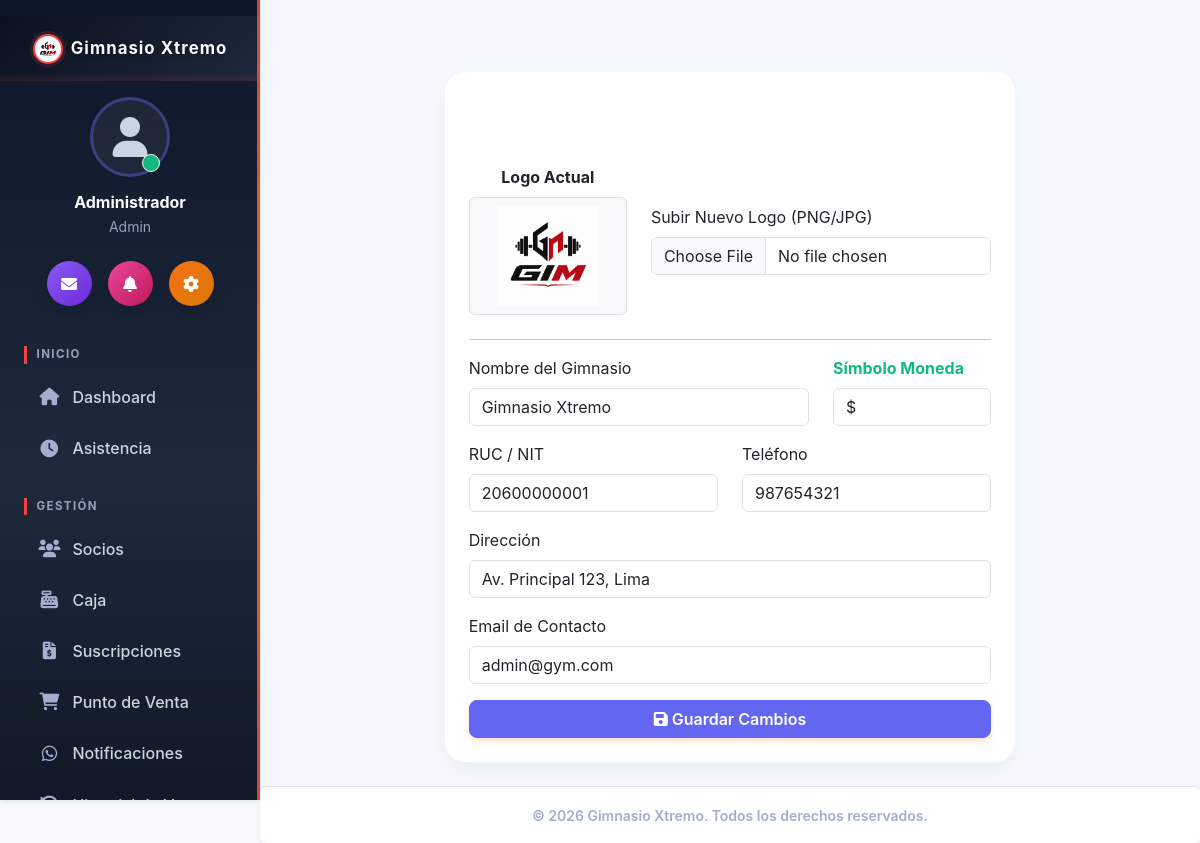
/configuracion/index (signed in), run on the app's committed database.
### tables this page shows
CREATE TABLE IF NOT EXISTS `configuracion` (
  `id` int NOT NULL,
  `nombre_sistema` varchar(100) DEFAULT NULL,
  `ruc` varchar(20) DEFAULT NULL,
  `razon_social` varchar(255) DEFAULT NULL,
  `nombre_comercial` varchar(255) DEFAULT NULL,
  `direccion` varchar(255) DEFAULT NULL,
  `ubigeo` varchar(6) DEFAULT '150101',
  `departamento` varchar(60) DEFAULT 'LIMA',
  `provincia` varchar(60) DEFAULT 'LIMA',
  `distrito` varchar(60) DEFAULT 'LIMA',
  `urbanizacion` varchar(120) DEFAULT NULL,
  `codigo_pais` varchar(2) DEFAULT 'PE',
  `telefono` varchar(20) DEFAULT NULL,
  `email` varchar(100) DEFAULT NULL,
  `logo` varchar(255) DEFAULT NULL,
  `moneda` varchar(10) DEFAULT '$',
  `sunat_ambiente` enum('beta','produccion') DEFAULT 'beta',
  `sunat_usuario_sol` varchar(50) DEFAULT NULL,
  `sunat_clave_sol` varchar(255) DEFAULT NULL,
  `sunat_certificado` varchar(255) DEFAULT NULL,
  `sunat_cert_clave` varchar(255) DEFAULT NULL,
  `igv_tasa` decimal(5,2) DEFAULT '18.00',
  `incluye_igv` tinyint(1) DEFAULT '1' COMMENT '1 = los precios mostrados YA incluyen IGV',
  `sri_ambiente` enum('1','2') DEFAULT '1' COMMENT '1=Pruebas, 2=Produccion',
  `sri_establecimiento` varchar(3) DEFAULT '001',
  `sri_punto_emision` varchar(3) DEFAULT '001',
  `sri_certificado_p12` varchar(255) DEFAULT NULL,
  `sri_certificado_clave` varchar(255) DEFAULT NULL,
  `iva_tasa` decimal(5,2) DEFAULT '15.00',
  `incluye_iva` tinyint(1) DEFAULT '1' COMMENT '1 = los precios mostrados YA incluyen IVA',
  PRIMARY KEY (`id`)
);

### app/controllers/ConfiguracionController.php (called while the page is built, shortened)
<?php
require_once '../app/models/Configuracion.php';
class ConfiguracionController {
    public function index() {
        $configModel = new Configuracion();
        $datos = $configModel->obtenerDatos();
        require_once '../app/views/configuracion/index.php';
    }
}

### app/models/Configuracion.php (called while the page is built, shortened)
<?php
class Configuracion {
    private $conn;
    private $table_name = "configuracion";
    public function __construct() {
        $database = new Database();
        $this->conn = $database->getConnection();
    }
    public function obtenerDatos() {
        $query = "SELECT * FROM " . $this->table_name . " WHERE id = 1 LIMIT 1";
        $stmt = $this->conn->prepare($query);
        $stmt->execute();
        return $stmt->fetch(PDO::FETCH_ASSOC);
    }
    public static function getInfo() {
        $database = new Database();
        $conn = $database->getConnection();
        $query = "SELECT * FROM configuracion WHERE id = 1 LIMIT 1";
        $stmt = $conn->prepare($query);
        $stmt->execute();
        return $stmt->fetch(PDO::FETCH_ASSOC);
    }
}

### app/config/Database.php (called while the page is built, shortened)
<?php
class Database {
    private $host = 'localhost';
    private $db_name = 'ec_gym_system';
    private $username = 'root';
    private $password = '';
    public function getConnection() {
        $this->conn = null;
        try {
            $this->conn = new PDO("mysql:host=" . $this->host . ";dbname=" . $this->db_name, $this->username, $this->password);
            $this->conn->exec("set names utf8");
            $this->conn->setAttribute(PDO::ATTR_ERRMODE, PDO::ERRMODE_EXCEPTION);
        } catch(PDOException $exception) {
            echo "Error de conexión: " . $exception->getMessage();
        }
        return $this->conn;
    }
}

### app/views/configuracion/index.php (the view, shortened to what this page needs)
<!DOCTYPE html>
<html lang="es">
<head>
    <link href="https://cdn.jsdelivr.net/npm/bootstrap@5.3.0/dist/css/bootstrap.min.css" rel="stylesheet">
    <link rel="stylesheet" href="https://cdnjs.cloudflare.com/ajax/libs/font-awesome/6.0.0/css/all.min.css">
</head>
<body class="bg-light">
    <?php require_once '../app/views/inc/navbar.php'; ?>
    <div class="container mt-5">
        <div class="row justify-content-center">
            <div class="col-md-8">
                <div class="card shadow">
                    <div class="card-header bg-dark text-white">
                        <h4><i class="fas fa-cogs"></i> Datos de la Empresa</h4>
                    </div>
                    <div class="card-body">
                        <form action="/configuracion/actualizar" method="POST" enctype="multipart/form-data">
                            <div class="row mb-4 align-items-center">
                                <div class="col-md-4 text-center">
                                    <label class="fw-bold mb-2">Logo Actual</label>
                                    <div class="border p-2 bg-light rounded">
                                        <?php if(!empty($datos['logo'])): ?>
                                            <img src="/img/<?= $datos['logo'] ?>?v=<?= time() ?>" class="img-fluid" style="max-height: 100px;">
                                        <?php else: ?>
                                            <p class="text-muted small py-3">Sin Logo</p>
                                        <?php endif; ?>
                                    </div>
                                </div>
                                <div class="col-md-8">
                                    <label class="form-label">Subir Nuevo Logo (PNG/JPG)</label>
                                    <input type="file" class="form-control" name="logo" accept="image/*">
                                </div>
                            </div>
                            <hr>
                            <div class="row">
                                <div class="col-md-8 mb-3">
                                    <label class="form-label">Nombre del Gimnasio</label>
                                    <input type="text" class="form-control" name="nombre" value="<?= $datos['nombre_sistema'] ?>" required>
                                </div>
                                <div class="col-md-4 mb-3">
                                    <label class="form-label fw-bold text-success">Símbolo Moneda</label>
                                    <input type="text" class="form-control" name="moneda" value="<?= $datos['moneda'] ?>" placeholder="Ej: $, S/, €" required>
                                </div>
                            </div>
                            <div class="row">
                                <div class="col-md-6 mb-3">
                                    <label class="form-label">RUC / NIT</label>
                                    <input type="text" class="form-control" name="ruc" value="<?= $datos['ruc'] ?>" required>
                                </div>
                                <div class="col-md-6 mb-3">
                                    <label class="form-label">Teléfono</label>
                                    <input type="text" class="form-control" name="telefono" value="<?= $datos['telefono'] ?>">
                                </div>
                            </div>
                            <div class="mb-3">
                                <label class="form-label">Dirección</label>
                                <input type="text" class="form-control" name="direccion" value="<?= $datos['direccion'] ?>">
                            </div>
                            <div class="mb-3">
                                <label class="form-label">Email de Contacto</label>
                                <input type="text" class="form-control" name="email" value="<?= $datos['email'] ?>">
                            </div>
                            <div class="d-grid">
                                <button type="submit" class="btn btn-primary"><i class="fas fa-save"></i> Guardar Cambios</button>
                            </div>
                        </form>
                    </div>
                </div>
            </div>
        </div>
    </div>
    <?php require_once '../app/views/inc/footer.php'; ?>
</body>
</html>

### app/views/inc/navbar.php (shortened to what this page needs)
<?php
require_once __DIR__ . '/../../models/Configuracion.php';
$config = Configuracion::getInfo();
$_rolActual = $_SESSION['user_rol'] ?? '';
$current_uri = $_SERVER['REQUEST_URI'] ?? '';
$is_active = function($path) use ($current_uri) {
    if ($path === '/home/index') {
        return ($current_uri === '/' || strpos($current_uri, '/home') === 0) ? 'active' : '';
    }
    return strpos($current_uri, $path) === 0 ? 'active' : '';
};
?>
<link rel="stylesheet" href="/css/gym-theme.css?v=<?= time() ?>">
<div class="d-flex" id="wrapper">
    <div class="shadow-sm" id="sidebar-wrapper">
        <div class="sidebar-heading p-4 d-flex align-items-center justify-content-center">
            <?php if(!empty($config['logo'])): ?>
                <img src="/img/<?= $config['logo'] ?>?v=<?= time() ?>"
                     alt="Logo" width="30" height="30"
                     class="d-inline-block align-text-top rounded-circle me-2">
            <?php endif; ?>
            <span class="fs-5 fw-bold text-dark tracking-wider"><?= $config['nombre_sistema'] ?></span>
        </div>
        <div class="text-center mt-3 mb-4 px-4">
            <div class="position-relative d-inline-block mb-3">
                <div class="bg-light rounded-circle shadow-sm d-flex align-items-center justify-content-center mx-auto" style="width: 80px; height: 80px; border: 3px solid #E0E7FF;">
                    <i class="fas fa-user text-muted" style="font-size: 2.5rem;"></i>
                </div>
                <span class="position-absolute bottom-0 end-0 p-2 bg-success border border-light rounded-circle" style="transform: translate(-10px, -5px);"></span>
            </div>
            <h6 class="fw-bold text-dark mb-1"><?= $_SESSION['user_name'] ?? 'Usuario' ?></h6>
            <p class="text-muted small mb-0"><?= ucfirst($_SESSION['user_rol'] ?? 'Invitado') ?></p>
        </div>
        <div class="d-flex justify-content-center gap-3 mb-4 px-3">
            <a href="/notificaciones/index" class="btn btn-primary rounded-circle shadow p-0 d-flex align-items-center justify-content-center" style="width: 45px; height: 45px; background: linear-gradient(135deg, #8B5CF6, #6D28D9); border:none;">
                <i class="fas fa-envelope text-white"></i>
            </a>
            <a href="/asistencia/index" class="btn rounded-circle shadow p-0 d-flex align-items-center justify-content-center" style="width: 45px; height: 45px; background: linear-gradient(135deg, #EC4899, #BE185D); border:none;">
                <i class="fas fa-bell text-white"></i>
            </a>
            <a href="/configuracion/index" class="btn rounded-circle shadow p-0 d-flex align-items-center justify-content-center" style="width: 45px; height: 45px; background: linear-gradient(135deg, #F97316, #D97706); border:none;">
                <i class="fas fa-cog text-white"></i>
            </a>
        </div>
        <div id="sidebar-nav-scroll">
            <div class="list-group list-group-flush mt-2 px-2">
                <p class="text-dark fw-bold ms-3 mt-2 mb-2 fs-6">Inicio</p>
                <a class="list-group-item list-group-item-action rounded mb-1 <?= $is_active('/home') ?>" href="/home/index">
                    <i class="fas fa-home w-20px text-center"></i> Dashboard
                </a>
                <a class="list-group-item list-group-item-action rounded mb-1 <?= $is_active('/asistencia') ?>" href="/asistencia/index">
                    <i class="fas fa-clock w-20px text-center"></i> Asistencia
                </a>
                <p class="text-dark fw-bold ms-3 mt-4 mb-2 fs-6">Gestión</p>
                <a class="list-group-item list-group-item-action rounded mb-1 <?= $is_active('/socios') ?>" href="/socios/index">
                    <i class="fas fa-users w-20px text-center"></i> Socios
                </a>
                <?php if($_rolActual === 'admin' || $_rolActual === 'recepcionista'): ?>
                    <a class="list-group-item list-group-item-action rounded mb-1 <?= $is_active('/caja') ?>" href="/caja/index">
                        <i class="fas fa-cash-register w-20px text-center"></i> Caja
                    </a>
                    <a class="list-group-item list-group-item-action rounded mb-1 <?= $is_active('/suscripciones') ?>" href="/suscripciones/index">
                        <i class="fas fa-file-invoice-dollar w-20px text-center"></i> Suscripciones
                    </a>
                    <a class="list-group-item list-group-item-action rounded mb-1 <?= $is_active('/pos') ?>" href="/pos/index">
                        <i class="fas fa-shopping-cart w-20px text-center"></i> Punto de Venta
                    </a>
                    <a class="list-group-item list-group-item-action rounded mb-1 <?= $is_active('/notificaciones') ?>" href="/notificaciones/index">
                        <i class="fab fa-whatsapp w-20px text-center"></i> Notificaciones
                    </a>
                    <a class="list-group-item list-group-item-action rounded mb-1 <?= $is_active('/pos/historial') ?>" href="/pos/historial">
                        <i class="fas fa-history w-20px text-center"></i> Historial de Ventas
                    </a>
                <?php endif; ?>
            </div>
        </div>
    </div>
    <div id="page-content-wrapper" class="d-flex flex-column" style="min-height: 100vh; background-color: var(--gym-bg-light);">
        <div class="container-fluid p-4 flex-grow-1">

### app/views/inc/footer.php (shortened to what this page needs)
        </div>
        <footer class="bg-white border-top text-center py-3 mt-auto shadow-sm text-secondary rounded">
            <small class="fw-semibold">&copy; <?= date('Y') ?> <?= $config['nombre_sistema'] ?>. Todos los derechos reservados.</small>
        </footer>
    </div>
</div>
</body>
</html>

### public/css/gym-theme.css (style rules this page uses)
:root { --gym-primary: #6366F1; --gym-primary-hover: #4F46E5; --gym-primary-light: #E0E7FF; --gym-secondary: #3B82F6; --gym-success: #10B981; --gym-warning: #F59E0B; --gym-danger: #EF4444; --gym-info: #0EA5E9; --gym-dark: #2B3674; --gym-darker: #1A2035; --gym-gray-800: #1F2937; --gym-gray-700: #374151; --gym-gray-600: #4B5563; --gym-bg-light: #F4F7FE; --gym-bg-white: #FFFFFF; --gym-text-dark: #2B3674; --gym-text-muted: #A3AED0; --gym-text-light: #FFFFFF; --grad-purple: linear-gradient(to right, #8B5CF6, #6D28D9); --grad-pink: linear-gradient(to right, #EC4899, #BE185D); --grad-orange: linear-gradient(to right, #F97316, #D97706); --grad-teal: linear-gradient(to right, #14B8A6, #0D9488); --shadow-soft: 0 10px 20px rgba(0,0,0,0.03); }
body { background-color: var(--gym-bg-light) !important; font-family: 'Inter', 'Segoe UI', Roboto, 'Helvetica Neue', Arial, sans-serif; color: var(--gym-text-dark); }
.bg-success { background-color: var(--gym-success) !important; }
.bg-dark { background-color: var(--gym-dark) !important; }
.text-secondary { color: var(--gym-text-muted) !important; }
.text-success { color: var(--gym-success) !important; }
.text-dark { color: var(--gym-text-dark) !important; }
.btn-primary { background-color: var(--gym-primary) !important; border-color: var(--gym-primary) !important; color: var(--gym-text-light) !important; box-shadow: 0 4px 6px -1px rgba(249, 115, 22, 0.2), 0 2px 4px -1px rgba(249, 115, 22, 0.1); }
.btn { font-weight: 600; border-radius: 8px; transition: all 0.2s ease-in-out; }
.card { border: none !important; border-radius: 20px !important; box-shadow: var(--shadow-soft) !important; background-color: var(--gym-bg-white); transition: transform 0.2s ease, box-shadow 0.2s ease; }
.card-header { background-color: transparent !important; border-bottom: none !important; padding: 1.5rem 1.5rem 0.5rem 1.5rem !important; border-top-left-radius: 20px !important; border-top-right-radius: 20px !important; }
.card-body { padding: 1.5rem !important; }
#sidebar-wrapper { background: var(--gym-bg-white) !important; box-shadow: 5px 0 20px rgba(0,0,0,0.02); border-right: none; padding-top: 1rem; display: flex; flex-direction: column; height: 100vh; overflow: hidden; }
#sidebar-nav-scroll { overflow-y: auto; flex: 1 1 auto; min-height: 0; padding-bottom: 1rem; }
#sidebar-wrapper .sidebar-heading { background-color: var(--gym-bg-white) !important; color: var(--gym-text-dark) !important; border-bottom: none !important; padding-bottom: 0 !important; }
#sidebar-wrapper .list-group-item { background-color: transparent !important; color: var(--gym-text-muted) !important; font-weight: 500; border: none !important; margin: 0.2rem 1rem !important; border-radius: 12px !important; padding: 0.8rem 1rem; display: flex; align-items: center; }
#sidebar-wrapper .list-group-item i { color: var(--gym-text-muted) !important; transition: color 0.2s; font-size: 1.1rem; margin-right: 12px; }

### data on the page
configuracion: logo (picture), nombre_sistema "Gimnasio Xtremo", nombre "Gimnasio Xtremo", moneda "$", ruc "20600000001", telefono "987654321", direccion "Av. Principal 123, Lima", email "admin@gym.com"

### other printed values
$_SESSION['user_name'] "Administrador"
$_SESSION['user_rol'] "Admin"
